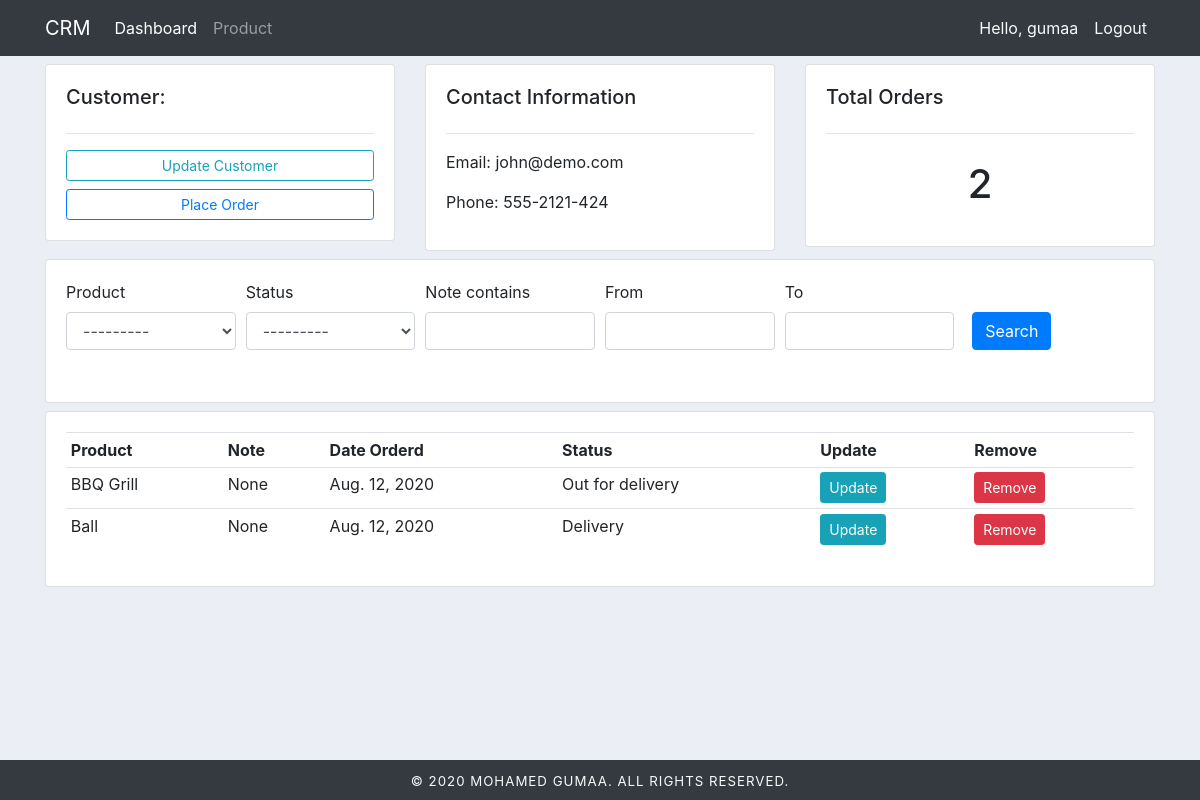
/customer/1/ (signed in), run on an earlier commit of the app's database.
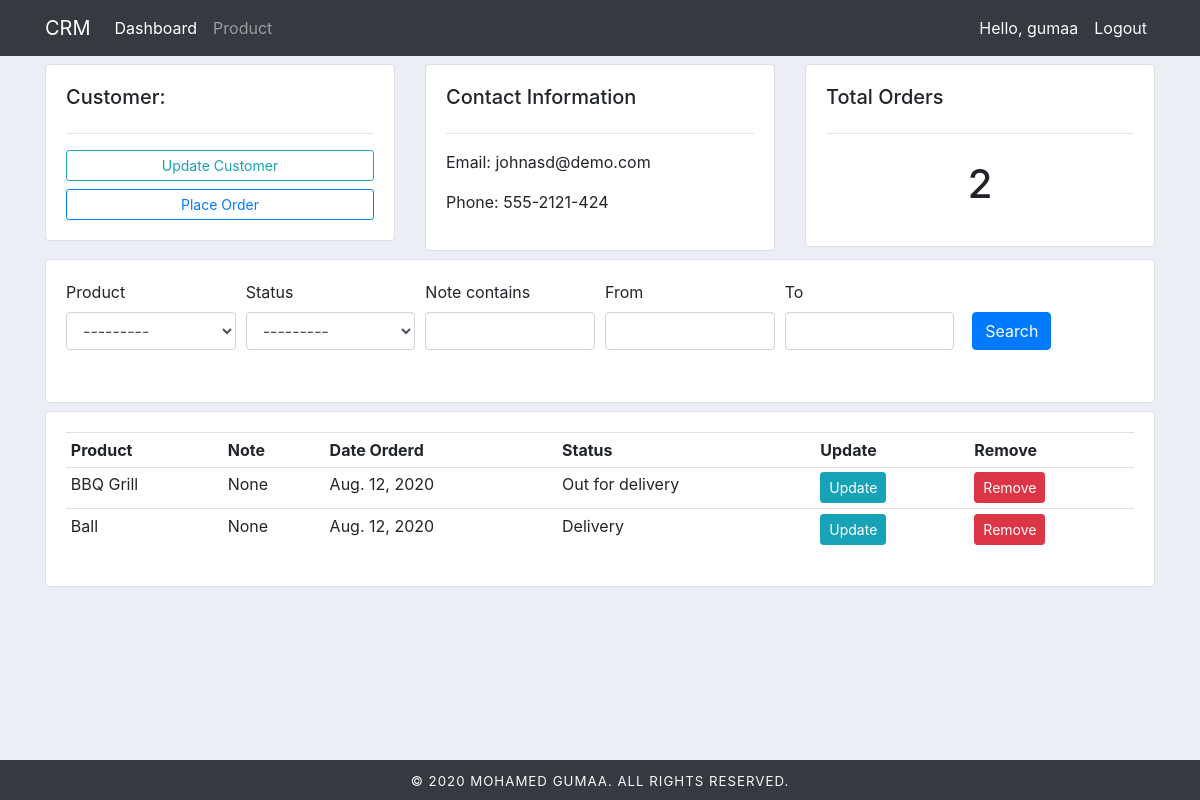
And on a later commit of the database.
### users/models.py (models this page shows, shortened)
class Customer(models.Model):
    user = models.OneToOneField(User, on_delete=models.CASCADE, null=True)
    name = models.CharField(max_length=200, null=True)
    phone = models.CharField(max_length=200, null=True)
    email = models.CharField(max_length=200, null=True)
    profile_pic = models.ImageField(null=True, blank=True)
    dated_created = models.DateField(auto_now_add=True, null=True)

### users/decorators.py (the view)
        def wrapper_func(request,*args, **kwargs):
            group = None
            if request.user.groups.exists():
                group = request.user.groups.all()[0].name
            if group in allowed_roles:
                return view_func(request,*args, **kwargs)
            else:
                return HttpResponse('You are not authorized')

### users/models.py (called while the page is built)
    def __str__(self):
        return self.name

### users/views.py (called while the page is built)
@login_required
@allowed_users(allowed_roles=['admin'])
def customer(request,id):
    customer = get_object_or_404(Customer, pk=id)
    orders = customer.order_set.all()
    myFilter = OrderFilter(request.GET, queryset=orders)
    orders = myFilter.qs
    context = {
        "title": "Customer",
        "customer": customer,
        "orders": orders,
        "myFilter": myFilter
    }
    return render(request, 'users/customer.html', context)

### users/templates/users/customer.html
{% extends "users/base.html" %}
{% load crispy_forms_tags %}
{% block content %}
<div class="mt-2">
    <div class="row">
        <div class="col-md">
            <div class="card card-body">
                <h5>Customer:</h5>
                <hr>
                <a class="btn btn-outline-info  btn-sm btn-block" href="">Update Customer</a>
                <a class="btn btn-outline-primary  btn-sm btn-block" href="{% url 'create_order' customer.id %}">Place Order</a>
            </div>
        </div>
        <div class="col-md">
            <div class="card card-body">
                <h5>Contact Information</h5>
                <hr>
                <p>Email: {{ customer.email }}</p>
                <p>Phone: {{ customer.phone}}</p>
            </div>
        </div>
        <div class="col-md">
            <div class="card card-body">
                <h5>Total Orders</h5>
                <hr>
                <h1 style="text-align: center;padding: 10px">{{ orders.count }}</h1>
            </div>
        </div>
    </div>
</div>
<div class="mt-2">
    <div class="row">
        <div class="col">
            <div class="card card-body">
                <form method="get">
                    <div class="form-row justify-content-center">
                        <div class="form-group col-lg-2  col-md-4 col-sm-6 mb-0">{{ myFilter.form.product|as_crispy_field }}</div>
                        <div class="form-group col-lg-2  col-md-4 col-sm-6 mb-0">{{ myFilter.form.status|as_crispy_field }}</div>
                        <div class="form-group col-lg-2  col-md-4 col-sm-6 mb-0">{{ myFilter.form.note|as_crispy_field }}</div>
                        <div class="form-group col-lg-2 col-md-4 col-sm-6 mb-0">{{ myFilter.form.start_date|as_crispy_field }}</div>
                        <div class="form-group col-lg-2 col-md-4 col-sm-6 mb-0">{{ myFilter.form.end_date|as_crispy_field }}</div>
                        <div class="form-group col-lg-2 col-md-4 col-sm-6 mb-0"><button class="btn btn-primary btn-search" type="submit">Search</button></div>
                    </div>
              </form>
            </div>
        </div>
    </div>
</div>
<div class="mt-2">
    <div class="row">
        <div class="col-md">
            <div class="card card-body">
                <table class="table table-sm">
                    <tr>
                        <th>Product</th>
                        <th>Note</th>
                        <th>Date Orderd</th>
                        <th>Status</th>
                        <th>Update</th>
                        <th>Remove</th>
                    </tr>
                    {% for order in orders %}
                        <tr>
                            <td>{{ order.product.name }}</td>
                            <td>{{ order.note }}</td>
                            <td>{{ order.dated_created }}</td>
                            <td>{{ order.status }}</td>
                            <td><a class="btn btn-sm btn-info" href="{% url 'update_order' order.id %}">Update</a></td>
                            <td><a class="btn btn-sm btn-danger" href="{% url 'delete_order' order.id %}">Remove</a></td>
                        </tr>
                    {% endfor %}
                </table>
            </div>
        </div>
    </div>
</div>
{% endblock %}

What changed in the data, as far as the page shows it:
changed Customer: email "john@demo.com" → "johnasd@demo.com"
